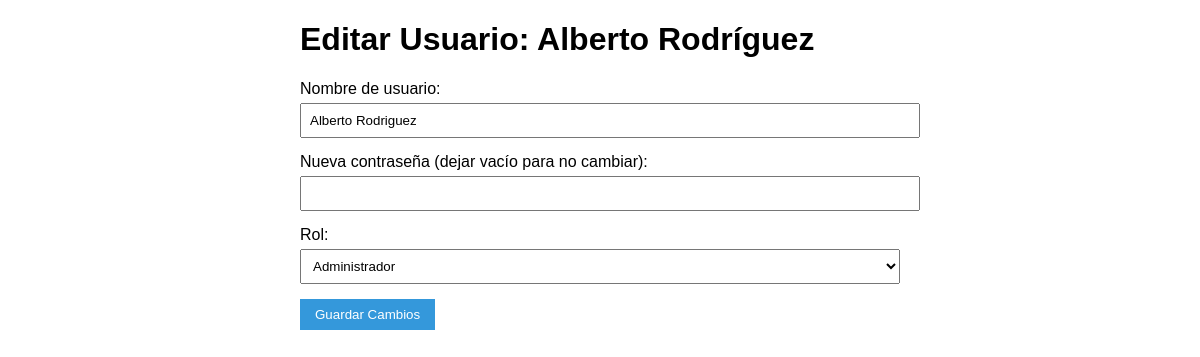
The app's page /tiempo_trabajo/admin/editar_usuario.php?id=1 (signed in) with its own data.
### tables this page shows
CREATE TABLE `usuarios` (
  `id` int NOT NULL,
  `trabajador_id` int DEFAULT NULL,
  `username` varchar(50) NOT NULL,
  `password_hash` varchar(255) NOT NULL,
  `rol` enum('admin','supervisor','empleado') DEFAULT 'empleado',
  `activo` tinyint(1) DEFAULT '1',
  `fecha_creacion` timestamp NULL DEFAULT CURRENT_TIMESTAMP
);

CREATE TABLE `trabajadores` (
  `id` int NOT NULL,
  `nombre` varchar(50) NOT NULL,
  `apellido` varchar(50) NOT NULL,
  `dni` varchar(9) NOT NULL,
  `telefono` varchar(15) NOT NULL,
  `email` varchar(100) NOT NULL,
  `departamento` varchar(50) NOT NULL
);

### tiempo_trabajo/admin/editar_usuario.php (the view, shortened to what this page needs)
<?php
require '../auth.php';
$usuario_id = $_GET['id'];
$stmt = $pdo->prepare("
    SELECT u.*, t.nombre, t.apellido
    FROM usuarios u
    JOIN trabajadores t ON u.trabajador_id = t.id
    WHERE u.id = ?
");
$stmt->execute([$usuario_id]);
$usuario = $stmt->fetch();
?>
<!DOCTYPE html>
<html lang="es">
<head>
</head>
<body>
    <div class="container">
        <h1>Editar Usuario: <?= htmlspecialchars($usuario['nombre'] . ' ' . $usuario['apellido']) ?></h1>
        <form method="post">
            <div class="form-group">
                <label>Nombre de usuario:</label>
                <input type="text" name="username" value="<?= htmlspecialchars($usuario['username']) ?>" required>
            </div>
            <div class="form-group">
                <label>Nueva contraseña (dejar vacío para no cambiar):</label>
                <input type="password" name="password">
            </div>
            <div class="form-group">
                <label>Rol:</label>
                <select name="rol" required>
                    <option value="admin" <?= $usuario['rol'] === 'admin' ? 'selected' : '' ?>>Administrador</option>
                </select>
            </div>
            <button type="submit" class="btn">Guardar Cambios</button>
        </form>
    </div>
</body>
</html>

### tiempo_trabajo/admin/editar_usuario.php (style rules this page uses)
body { font-family: Arial, sans-serif; margin: 20px; }
.container { max-width: 600px; margin: 0 auto; }
.form-group { margin-bottom: 15px; }
label { display: block; margin-bottom: 5px; }
input, select { width: 100%; padding: 8px; }
.btn { padding: 8px 15px; background: #3498db; color: white; border: none; cursor: pointer; }

### records on screen
usuarios: trabajador.apellido "Alberto Rodríguez", username "Alberto Rodriguez", rol "Administrador"
